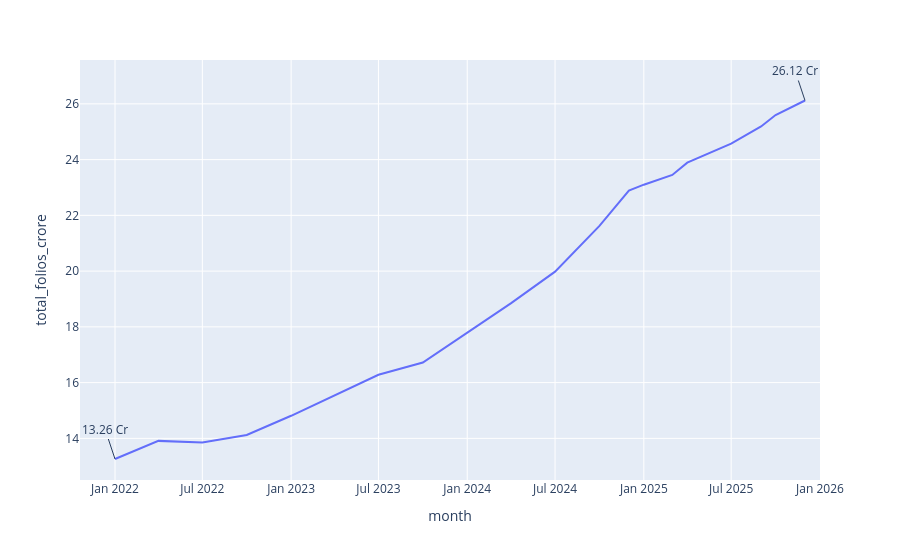

The notebook cell this image was saved under:
### Code cell
fig.add_annotation(
x='2022-01-01',
y=13.26,
text='13.26 Cr'
)

fig.add_annotation(
x='2025-12-01',
y=26.12,
text='26.12 Cr'
)

### Figure 1 — Plotly figure (JSON) as saved in the notebook; plotly's stock layout.template omitted (floating-point values rounded to 4 significant figures)
{"data": [{"hovertemplate": "month=%{x}<br>total_folios_crore=%{y}<extra></extra>", "legendgroup": "", "line": {"color": "#636efa", "dash": "solid"}, "marker": {"symbol": "circle"}, "mode": "lines", "name": "", "orientation": "v", "showlegend": false, "type": "scatter", "x": ["2022-01", "2022-04", "2022-07", "2022-10", "2023-01", "2023-04", "2023-07", "2023-10", "2024-01", "2024-04", "2024-07", "2024-10", "2024-12", "2025-01", "2025-03", "2025-04", "2025-07", "2025-08", "2025-09", "2025-10", "2025-12"], "xaxis": "x", "y": [13.26, 13.91, 13.85, 14.12, 14.81, 15.54, 16.28, 16.72, 17.78, 18.85, 19.98, 21.62, 22.89, 23.1, 23.45, 23.89, 24.57, 24.89, 25.19, 25.6, 26.12], "yaxis": "y"}], "layout": {"annotations": [{"text": "13.26 Cr", "x": "2022-01-01", "y": 13.26}, {"text": "26.12 Cr", "x": "2025-12-01", "y": 26.12}], "legend": {"tracegroupgap": 0}, "margin": {"t": 60}, "xaxis": {"anchor": "y", "domain": [0, 1], "title": {"text": "month"}}, "yaxis": {"anchor": "x", "domain": [0, 1], "title": {"text": "total_folios_crore"}}}}
